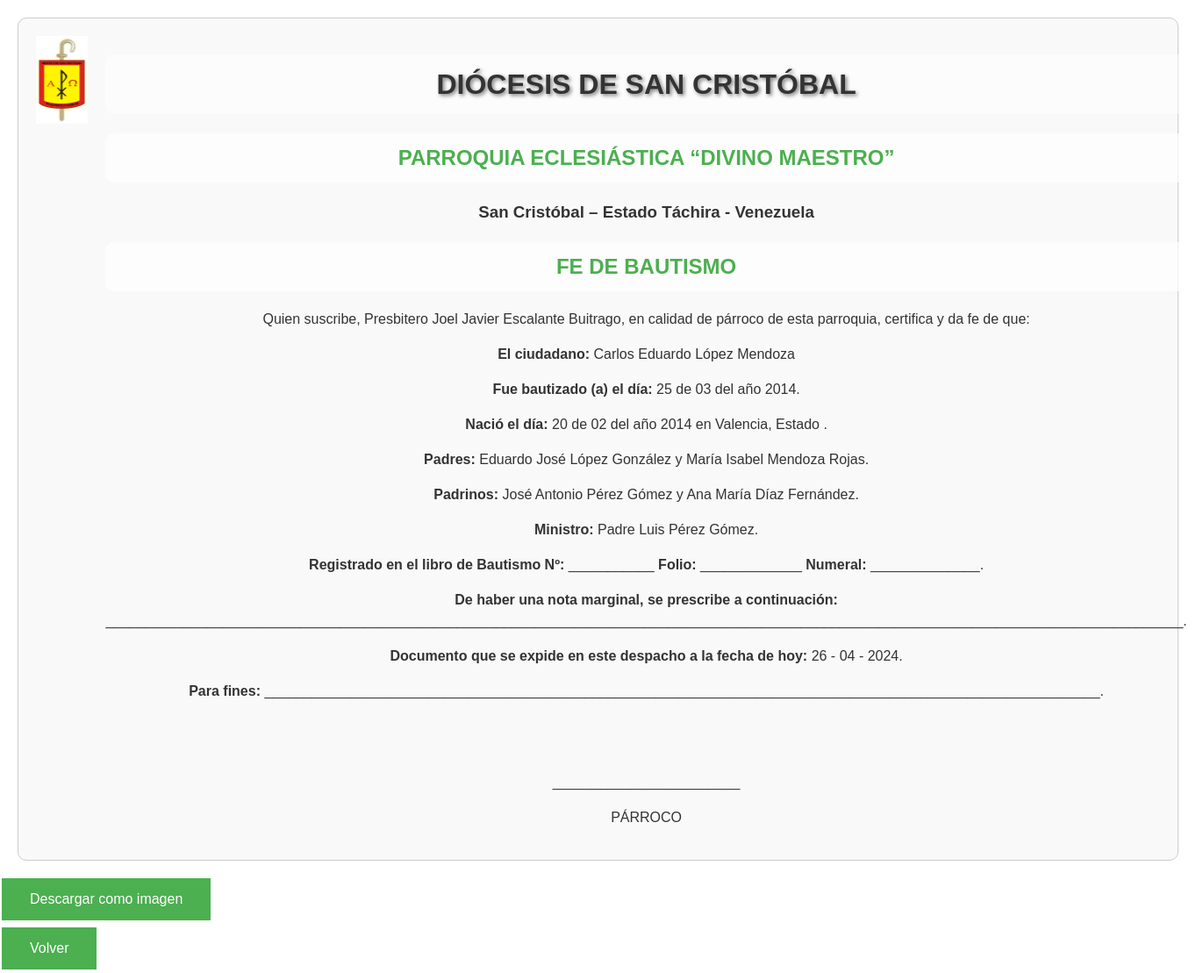
/documentoBautismo.php?id=3, run on the app's committed database.
### tables this page shows
CREATE TABLE "bautizos" (
	"id"	INTEGER NOT NULL,
	"primer_nombre"	TEXT NOT NULL,
	"segundo_nombre"	TEXT,
	"primer_apellido"	TEXT NOT NULL,
	"segundo_apellido"	TEXT,
	"primer_nombre_papa"	TEXT,
	"segundo_nombre_papa"	TEXT,
	"primer_apellido_papa"	TEXT,
	"segundo_apellido_papa"	TEXT,
	"primer_nombre_mama"	TEXT,
	"segundo_nombre_mama"	TEXT,
	"primer_apellido_mama"	TEXT,
	"segundo_apellido_mama"	TEXT,
	"filiacion"	TEXT,
	"lugar_de_nacimiento"	TEXT NOT NULL,
	"estado_de_nacimiento"	TEXT,
	"dia_de_nacimiento"	TEXT NOT NULL,
	"mes_de_nacimiento"	TEXT NOT NULL,
	"ano_de_nacimiento"	INTEGER NOT NULL,
	"dia_de_bautizo"	TEXT NOT NULL,
	"mes_de_bautizo"	TEXT NOT NULL,
	"ano_de_bautizo"	INTEGER NOT NULL,
	"primer_nombre_padrino"	TEXT,
	"segundo_nombre_padrino"	TEXT,
	"primer_apellido_padrino"	TEXT,
	"segundo_apellido_padrino"	TEXT,
	"primer_nombre_padrina"	TEXT,
	"segundo_nombre_padrina"	TEXT,
	"primer_apellido_padrina"	TEXT,
	"segundo_apellido_padrina"	TEXT,
	"primer_nombre_ministro"	TEXT NOT NULL,
	"segundo_nombre_ministro"	TEXT,
	"primer_apellido_ministro"	TEXT NOT NULL,
	"segundo_apellido_ministro"	TEXT,
	"observacion"	TEXT,
	"numero_registro_civil"	INTEGER NOT NULL,
	"ano_registro_civil"	INTEGER NOT NULL,
	CHECK(("primer_nombre_padrino" IS NOT NULL AND "primer_apellido_padrino" IS NOT NULL) OR ("primer_nombre_padrina" IS NOT NULL AND "primer_apellido_padrina" IS NOT NULL)),
	CHECK(("primer_nombre_papa" IS NOT NULL AND "primer_apellido_papa" IS NOT NULL) OR ("primer_nombre_mama" IS NOT NULL AND "primer_apellido_mama" IS NOT NULL)),
	PRIMARY KEY("id")
);

### documentoBautismo.php (the view, shortened to what this page needs)
<!DOCTYPE html>
<html>
<head>
    <link rel="stylesheet" type="text/css" href="styles.css">
</head>
<body>
    <div id="content">
        <?php
        include("conexion2.php");
        if (isset($_GET["id"])) {
            $id = $_GET["id"];
            $sql = "SELECT COUNT(*) FROM bautizos WHERE id = $id";
            $count = $db->query($sql)->fetchColumn();
            if ($count > 0) {
                $sql = "SELECT * FROM bautizos WHERE id = $id";
                $result = $db->query($sql);
                $row = $result->fetch(PDO::FETCH_ASSOC);
                echo "<div id='content-to-capture'>";
                echo "<div class='certificado' style='display: flex; align-items: start;'>";
                echo "<img src='prueba de logo.png' alt='Escudo' style='width: 100px; height: 100px; margin-right: 20px;'>";
                echo "<div style='text-align: center;'>";
                echo "<h1>DIÓCESIS DE SAN CRISTÓBAL</h1>";
                echo "<h2>PARROQUIA ECLESIÁSTICA “DIVINO MAESTRO”</h2>";
                echo "<h3>San Cristóbal – Estado Táchira - Venezuela</h3>";
                echo "<h2>FE DE BAUTISMO</h2>";
                echo "<p>Quien suscribe, Presbitero Joel Javier Escalante Buitrago, en calidad de párroco de esta parroquia, certifica y da fe de que:</p>";
                echo "<p><strong>El ciudadano:</strong> " . $row["primer_nombre"]. " " . $row["segundo_nombre"]. " " . $row["primer_apellido"]. " " . $row["segundo_apellido"]. "</p>";
                echo "<p><strong>Fue bautizado (a) el día:</strong> " . $row["dia_de_bautizo"]. " de " . $row["mes_de_bautizo"]. " del año " . $row["ano_de_bautizo"]. ".</p>";
                echo "<p><strong>Nació el día:</strong> " . $row["dia_de_nacimiento"]. " de " . $row["mes_de_nacimiento"]. " del año " . $row["ano_de_nacimiento"]. " en " . $row["lugar_de_nacimiento"]. ", Estado " . $row["estado_de_nacimiento"]. ".</p>";
                echo "<p><strong>Padres:</strong> " . $row["primer_nombre_papa"]. " " . $row["segundo_nombre_papa"]. " " . $row["primer_apellido_papa"]. " " . $row["segundo_apellido_papa"]. " y " . $row["primer_nombre_mama"]. " " . $row["segundo_nombre_mama"]. " " . $row["primer_apellido_mama"]. " " . $row["segundo_apellido_mama"]. ".</p>";
                echo "<p><strong>Padrinos:</strong> " . $row["primer_nombre_padrino"]. " " . $row["segundo_nombre_padrino"]. " " . $row["primer_apellido_padrino"]. " " . $row["segundo_apellido_padrino"]. " y " . $row["primer_nombre_padrina"]. " " . $row["segundo_nombre_padrina"]. " " . $row["primer_apellido_padrina"]. " " . $row["segundo_apellido_padrina"]. ".</p>";
                echo "<p><strong>Ministro:</strong> " . $row["primer_nombre_ministro"]. " " . $row["segundo_nombre_ministro"]. " " . $row["primer_apellido_ministro"]. " " . $row["segundo_apellido_ministro"]. ".</p>";
                echo "<p><strong>Registrado en el libro de Bautismo Nº:</strong> ___________ <strong>Folio:</strong> _____________ <strong>Numeral:</strong> ______________.</p>";
                echo "<p><strong>De haber una nota marginal, se prescribe a continuación:</strong> __________________________________________________________________________________________________________________________________________.</p>";
                echo "<p><strong>Documento que se expide en este despacho a la fecha de hoy:</strong> " . date("d - m - Y") . ".</p>";
                echo "<p><strong>Para fines:</strong> ___________________________________________________________________________________________________________.</p>";
                echo "<br><br>";
                echo "<p style='text-align: center;'>________________________</p>";
                echo "<p style='text-align: center;'>PÁRROCO</p>";
                echo "</div>";
                echo "</div>";
                echo "</div>";
                echo "<button id='download' class='button' style='display: none;'>Descargar como imagen</button>";
            } else {
                echo "No se encontraron resultados para el ID proporcionado.";
            }
        }
        ?>
    </div>
    <a href="indexBautizo.php"><button class="button">Volver</button></a>
</body>
</html>

### styles.css (style rules this page uses)
body { font-family: Arial, sans-serif; margin: 0; padding: 0; background-image: url('imagen para el fondo del buscador.png'); background-position: center; background-repeat: no-repeat; background-size: cover; height: 100vh; }
h1 { background-color: rgba(255, 255, 255, 0.5); padding: 10px; border-radius: 10px; text-shadow: 2px 2px 4px rgba(0, 0, 0, 0.5); font-family: 'Arial', sans-serif; text-align: center; }
.certificado { font-family: Arial, sans-serif; font-size: 16px; color: #333; line-height: 1.5; margin: 20px; padding: 20px; background-color: #f9f9f9; border: 1px solid #ccc; border-radius: 10px; }
.button { background-color: #4CAF50; border: none; color: white; padding: 15px 32px; text-align: center; text-decoration: none; display: inline-block; font-size: 16px; margin: 4px 2px; cursor: pointer; }
h2 { color: #4CAF50; margin-bottom: 20px; background-color: rgba(255, 255, 255, 0.7); padding: 10px; border-radius: 10px; text-align: center; }

### data on the page
bautizos: primer_nombre "Carlos", segundo_nombre "Eduardo", primer_apellido "López", segundo_apellido "Mendoza", dia_de_bautizo "25", mes_de_bautizo "03", ano_de_bautizo "2014", dia_de_nacimiento "20", mes_de_nacimiento "02", ano_de_nacimiento "2014", lugar_de_nacimiento "Valencia", primer_nombre_papa "Eduardo", segundo_nombre_papa "José", primer_apellido_papa "López", segundo_apellido_papa "González", primer_nombre_mama "María", segundo_nombre_mama "Isabel", primer_apellido_mama "Mendoza", segundo_apellido_mama "Rojas", primer_nombre_padrino "José", segundo_nombre_padrino "Antonio", primer_apellido_padrino "Pérez", segundo_apellido_padrino "Gómez", primer_nombre_padrina "Ana", segundo_nombre_padrina "María", primer_apellido_padrina "Díaz", segundo_apellido_padrina "Fernández", primer_nombre_ministro "Padre", segundo_nombre_ministro "Luis", primer_apellido_ministro "Pérez", segundo_apellido_ministro "Gómez"
